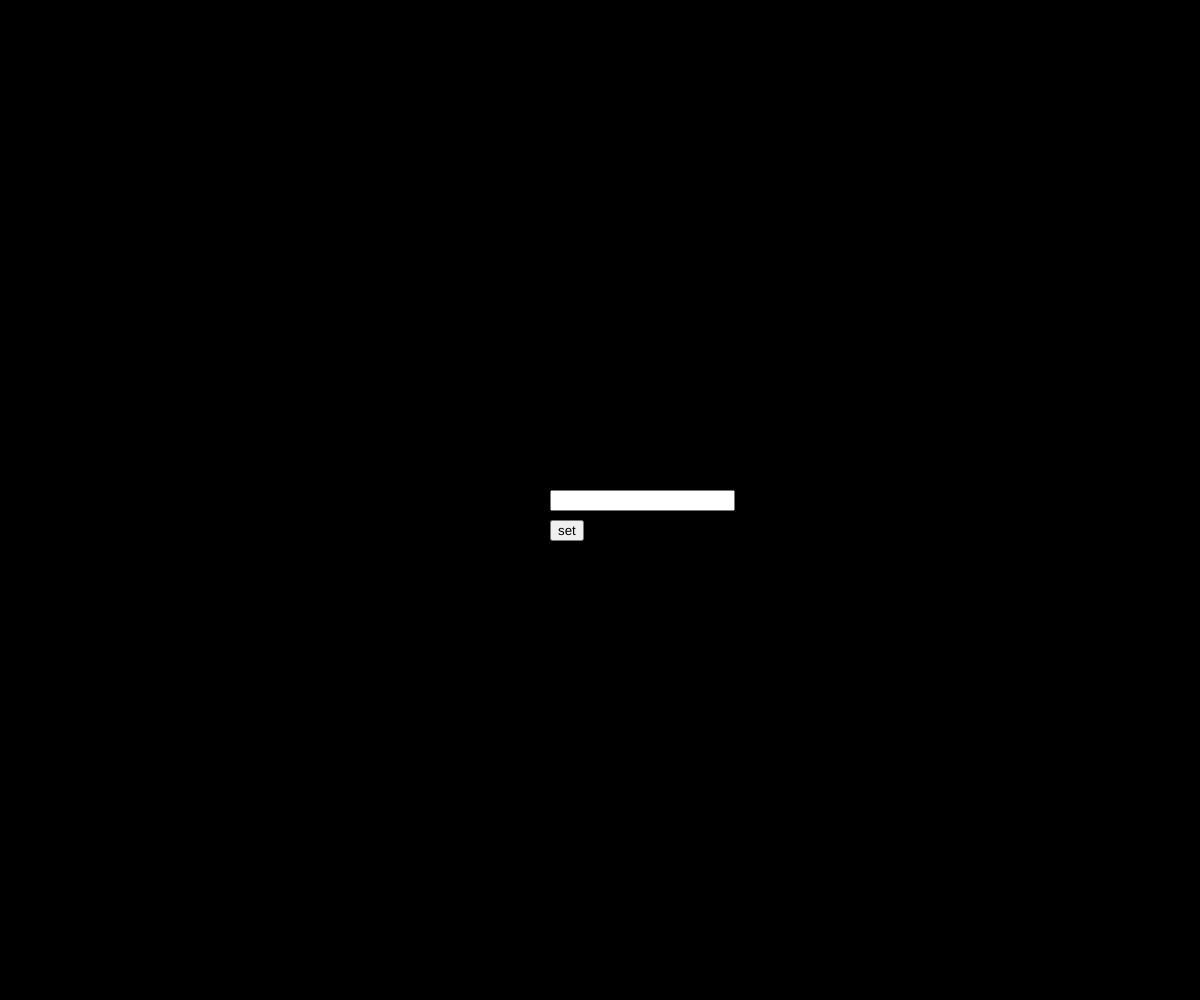
Frame 1 (no input)
Frame 60 (no input): identical to frame 1, image omitted
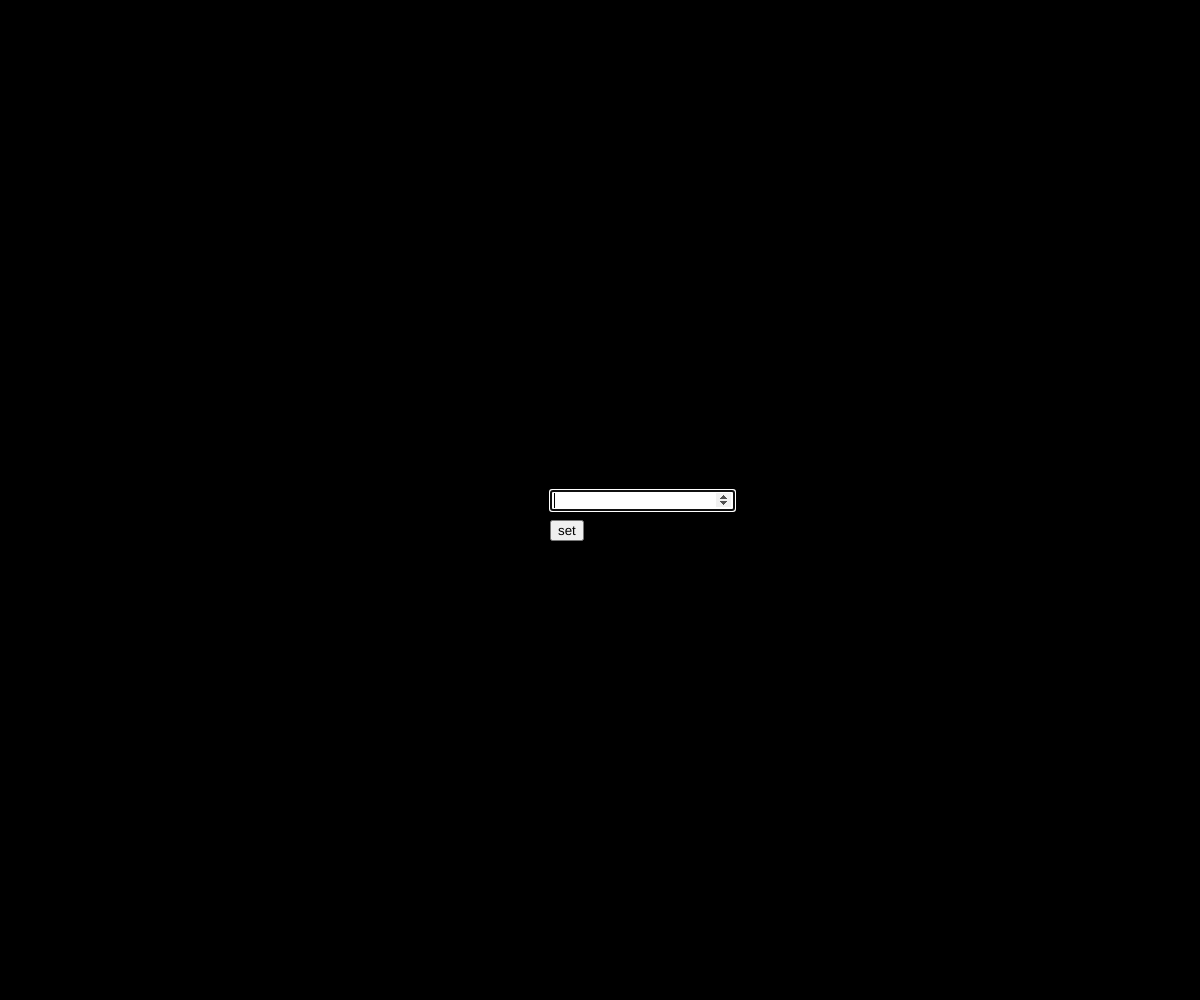
Frame 120 (the mouse pressed at the canvas centre since frame 60)

The p5.js sketch that drew these frames (run headless with seeded random() and noise() and a simulated clock; from frame 60 on, the mouse is pressed at the canvas centre):

// p5.js sketch
// ── sketch.js
var gameState = 1,x,y,a,b,c,p=0,r;

function setup() {
  createCanvas(windowWidth,windowHeight);

  a = createInput("","number");
  b = createButton("set");
  c = createButton("reset");

  a.position((width/2)-50,(height/2)-10);
  b.position((width/2)-50,(height/2)+20);
  c.position((width/2)-50,(height/2)+70);

}

function draw() {
  background(0);

  frameRate(300);

  r = frameRate();

  if(p<r){
    p=r
  }

  console.log(p,floor(r));

  if(gameState===1) {
    a.show();
    b.show();
    c.hide();

    b.mousePressed(()=>{
      x = (int(a.value()))-1;
      y = int(a.value());
      gameState = 2;
    });
  }
  
  if(gameState===2){
    a.hide();
    b.hide();
    c.show();

    c.mousePressed(()=>{
      x = 0;
      y = 0;
      gameState = 1;
    });

    noStroke();
    fill(255);
    text(y,width/2,height/2);
    
    if(x!==0) {
      y = x*y;
      x-=1;
    }
  }
}
